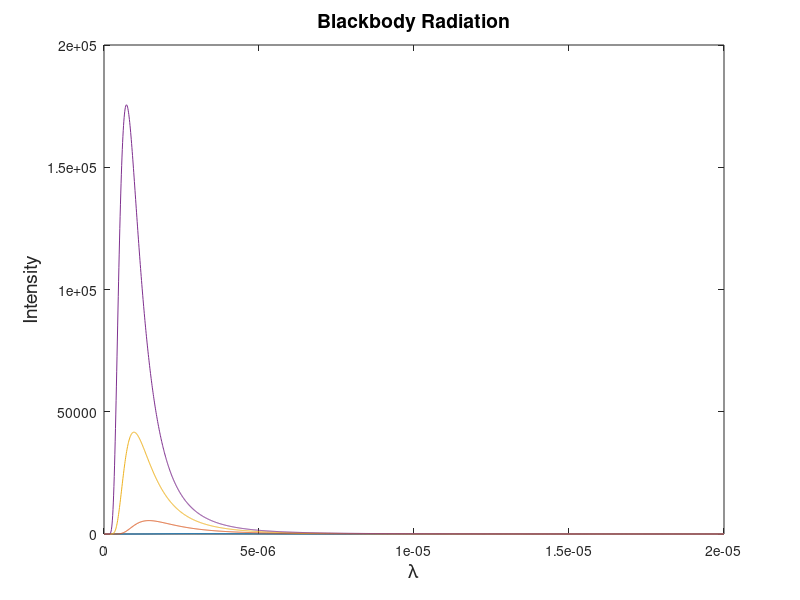

MATLAB code to generate this figure:
%Plank's Black Body spectrum for different temperatures

h=6.62*(10^-34); %Planks Constant
c=3*(10^8);  %Speed of Light
T=[1000,2000,3000,4000]; %Temperature in kelvin
k=1.38 * (10^-23);   %Blotzmann Constant
lamda=(0.0:0.01:20).*1e-6;  %Range of wavelengths


for j=T
     
    
    ctr=1;   %counter for loop
    for i=lamda
        
        E(ctr)=( (8*pi*h*c)/(i^5) ) * (1 / ( exp((h*c)/((i) * k * j)) - 1) );   %Planks formula
             
        ctr=ctr+1;
    end
     
    plot(lamda,E,'-')
    
    hold on
    xlabel('\lambda','fontsize',14)
    ylabel('Intensity','fontsize',14)
    title('Blackbody Radiation','fontsize',14)
    E=[];    %empty matrix
    
    
end


